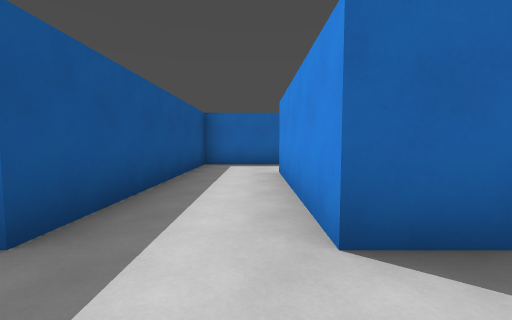
View 1 (above)

22 first-person views from a walk through a 3-D level made in the Godot game engine. The camera is 1.3 m above the floor, tilts 4° down and sees 90° across. The floor is counted in squares, 2 m on a side. Each view is taken from the middle of a square. On the plan, view 1 faces up. The plan holds only what a view shows up to about 9 squares ahead; the rest is blank. The place goes on beyond the plan.

View 2
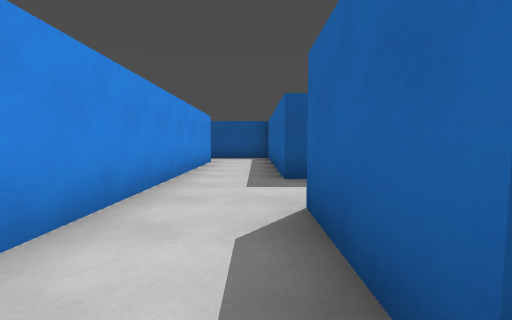

View 3
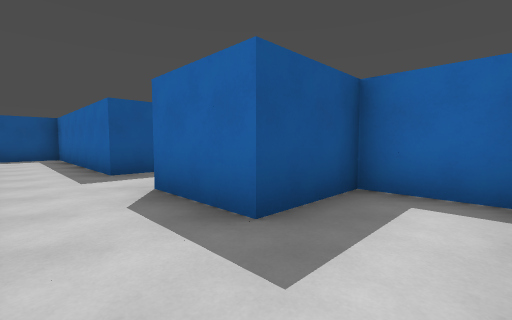

View 4
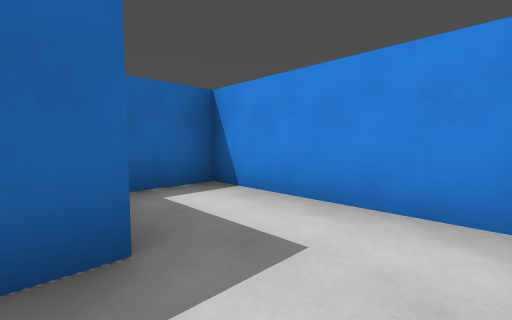

View 5
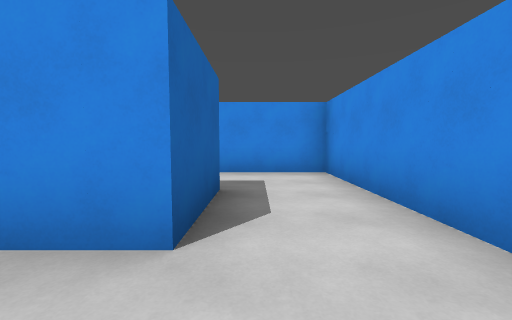

View 6
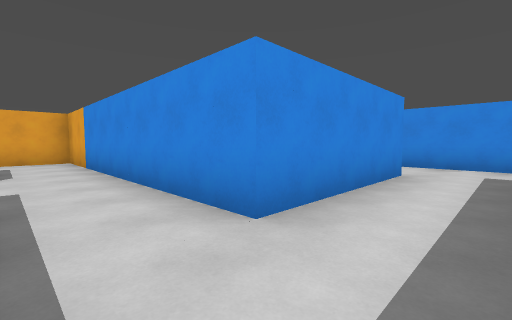

View 7
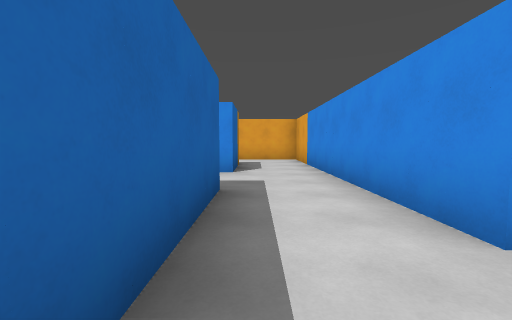

View 8
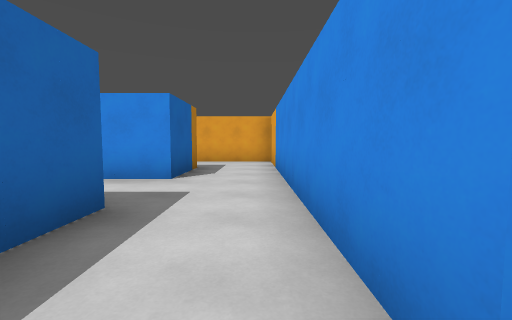

View 9
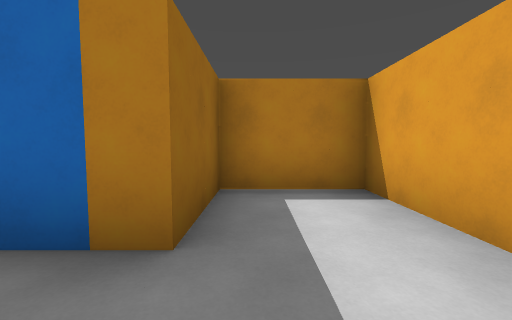

View 10
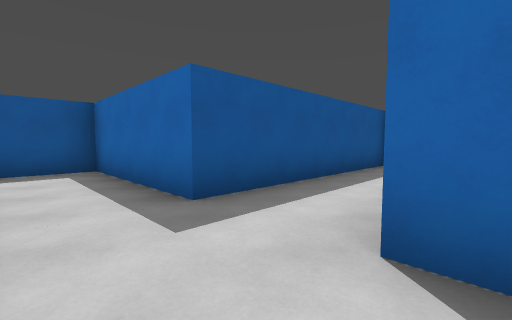

View 11
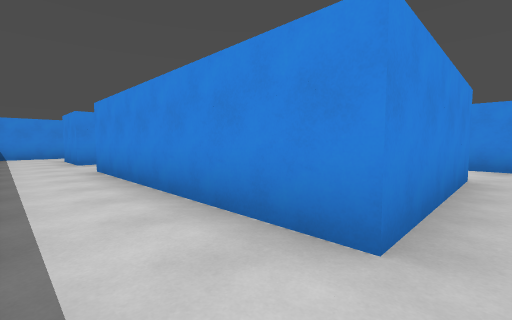

View 12
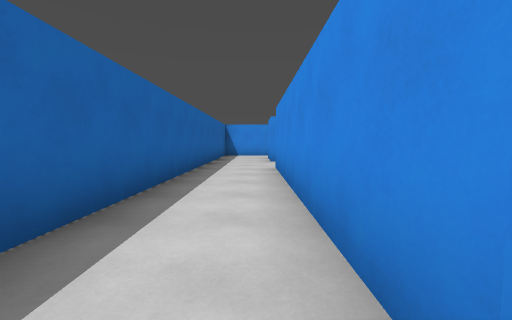

View 13
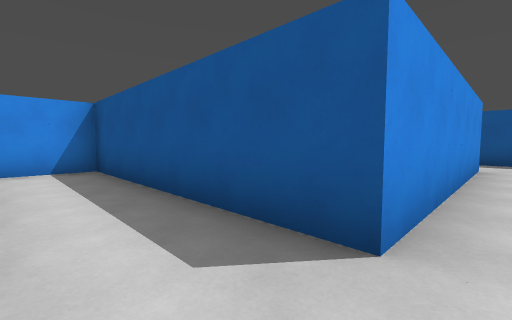

View 14
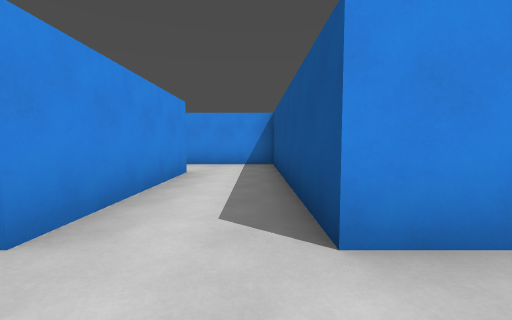

View 15
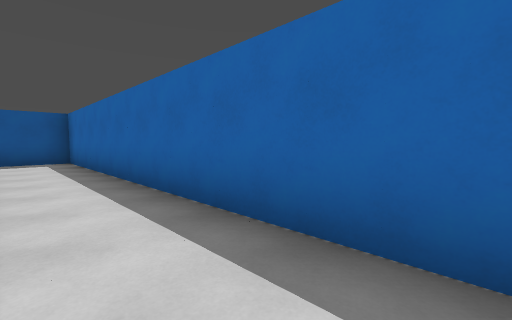

View 16
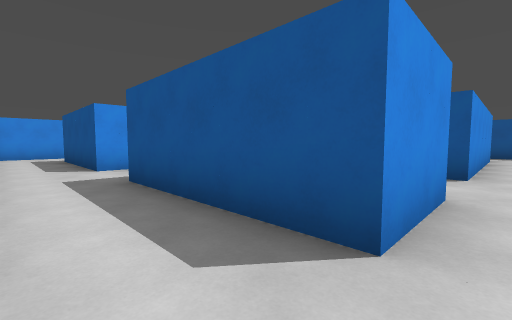

View 17
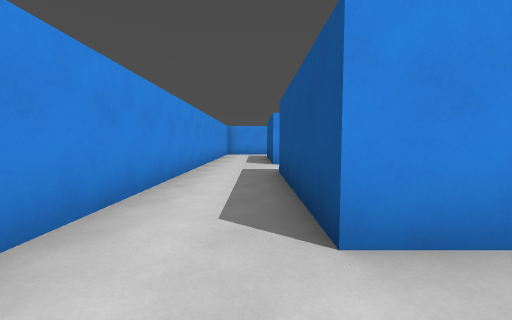

View 18
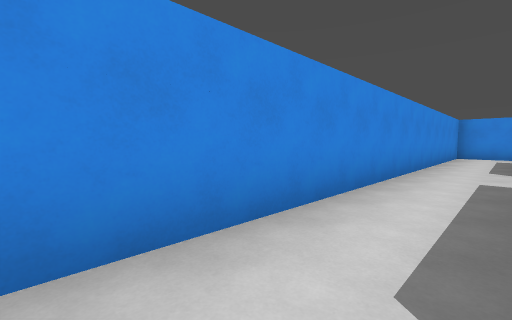

View 19
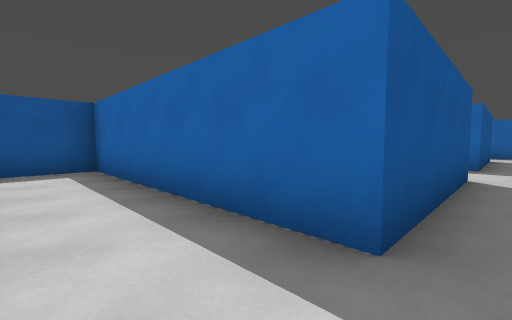

View 20
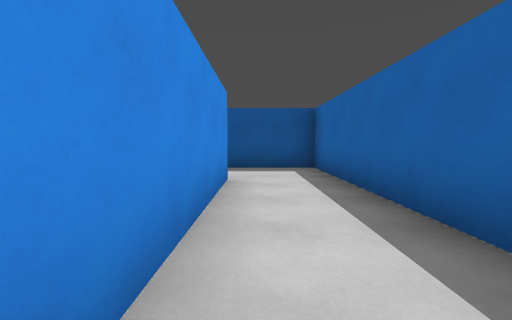

View 21
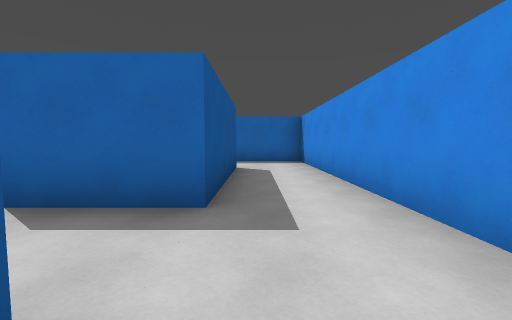

View 22
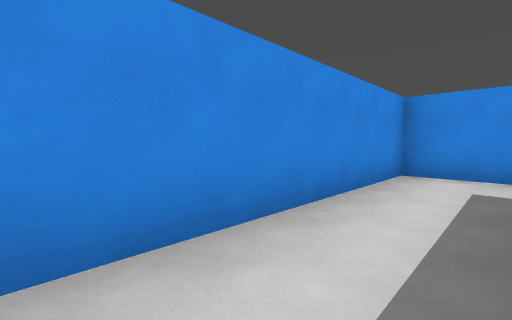

### Floor plan
Points are (right, up) in squares from view 1. A wall is a line through its corners. A room is listed if a view was taken in it or the views show most of it. See-through windows are left out.
Room 1 (views 1, 5, 6, 7, 8)
walls: (0.5, 1.5) (0.5, 5.5) (2.5, 5.5); (-4.5, -0.5) (0.5, -0.5); (2.5, 7.5) (-1.5, 7.5) (-1.5, 1.5) (-4.5, 1.5)
ways out: opening at (1.5, 0.5) to room 2; opening at (1.5, 6.5) to room 4
Room 2 (views 2, 3, 4)
walls: (0.5, -0.5) (4.5, -0.5) (4.5, 3.5) (2.5, 3.5) (2.5, 1.5) (0.5, 1.5)
ways out: opening at (1.5, 0.5) to room 1
Room 3 (views 9, 10)
walls: (4.5, 5.5) (8.5, 5.5) (8.5, 9.5) (6.5, 9.5) (6.5, 7.5) (4.5, 7.5)
ways out: opening at (5.5, 6.5) to room 4
Room 4 (views 11, 12, 13, 14, 15)
walls: (4.5, 7.5) (4.5, 11.5) (10.5, 11.5) (10.5, 5.5) (12.5, 5.5); (12.5, 13.5) (2.5, 13.5) (2.5, 7.5); (12.5, 7.5) (12.5, 11.5); (2.5, 5.5) (4.5, 5.5)
ways out: opening at (1.5, 6.5) to room 1; opening at (5.5, 6.5) to room 3; opening at (13.5, 6.5) to room 5; opening at (13.5, 12.5) to room 5
Room 5 (views 16, 17, 18, 19, 20, 21, 22)
walls: (12.5, 5.5) (14.5, 5.5) (14.5, 1.5) (8.5, 1.5) (8.5, -0.8); (12.5, 11.5) (14.5, 11.5) (14.5, 7.5) (12.5, 7.5); (10.5, -0.5) (16.5, -0.5) (16.5, 13.5) (12.5, 13.5)
ways out: opening at (13.5, 6.5) to room 4; opening at (13.5, 12.5) to room 4; opening at (9.5, -1.5)

Where each view was taken, in squares from view 1:
view 1: 0 up, 0 right, facing up
view 2: 1 up, 3 right, facing left
view 3: 0 up, 4 right, facing up-left
view 4: 0 up, 2 right, facing up-right
view 5: 1 up, 1 left, facing right
view 6: 7 up, 1 left, facing down-right
view 7: 7 up, 1 left, facing right
view 8: 6 up, 0 right, facing right
view 9: 6 up, 7 right, facing up
view 10: 6 up, 5 right, facing up-left
view 11: 13 up, 4 right, facing down-right
view 12: 12 up, 4 right, facing right
view 13: 12 up, 12 right, facing down-left
view 14: 13 up, 11 right, facing down
view 15: 12 up, 12 right, facing up-left
view 16: 12 up, 16 right, facing down-left
view 17: 13 up, 15 right, facing down
view 18: 12 up, 15 right, facing down-right
view 19: 0 up, 15 right, facing up-left
view 20: 0 up, 15 right, facing left
view 21: 5 up, 15 right, facing up
view 22: 5 up, 15 right, facing down-right
